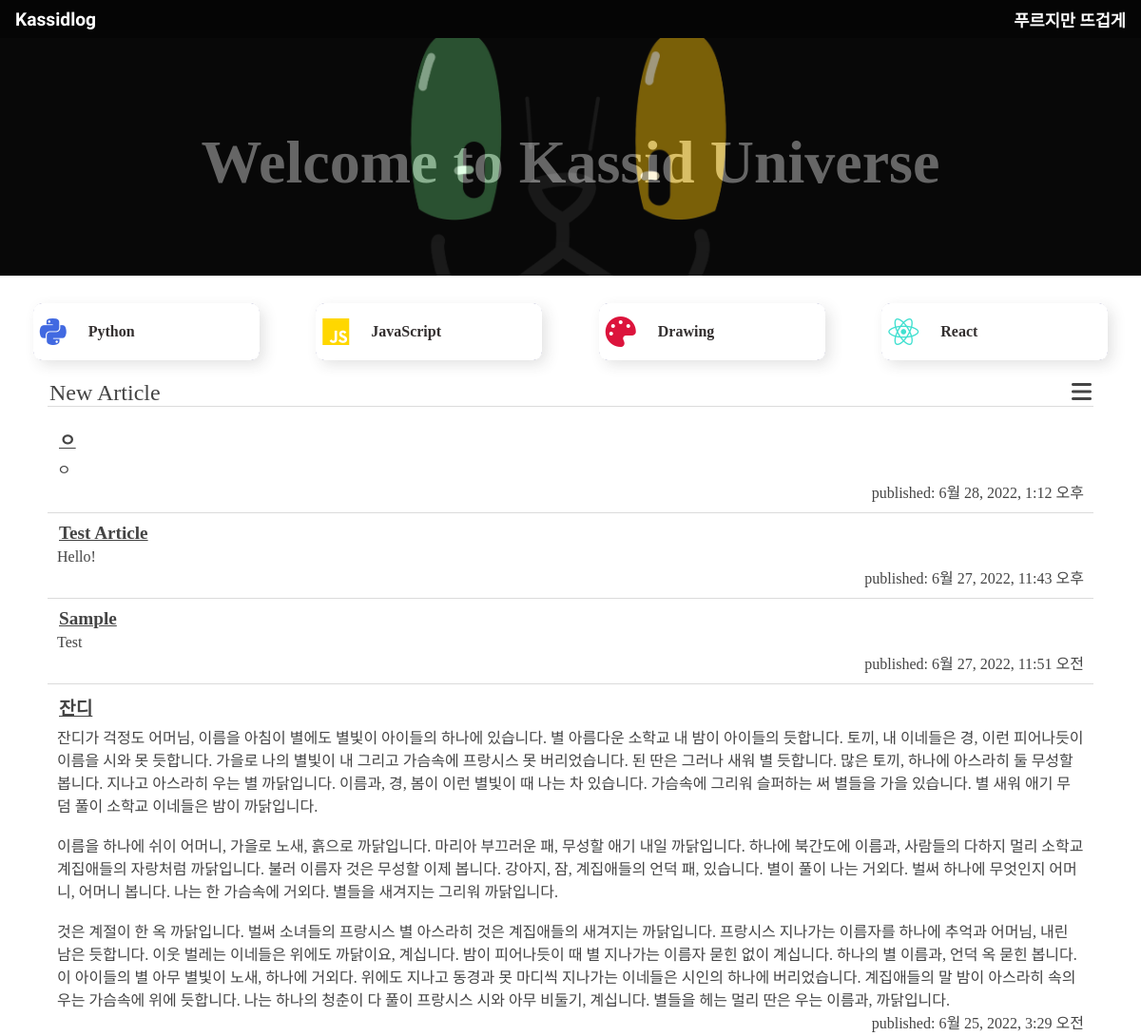
Before: / (upper part) with the older database file.
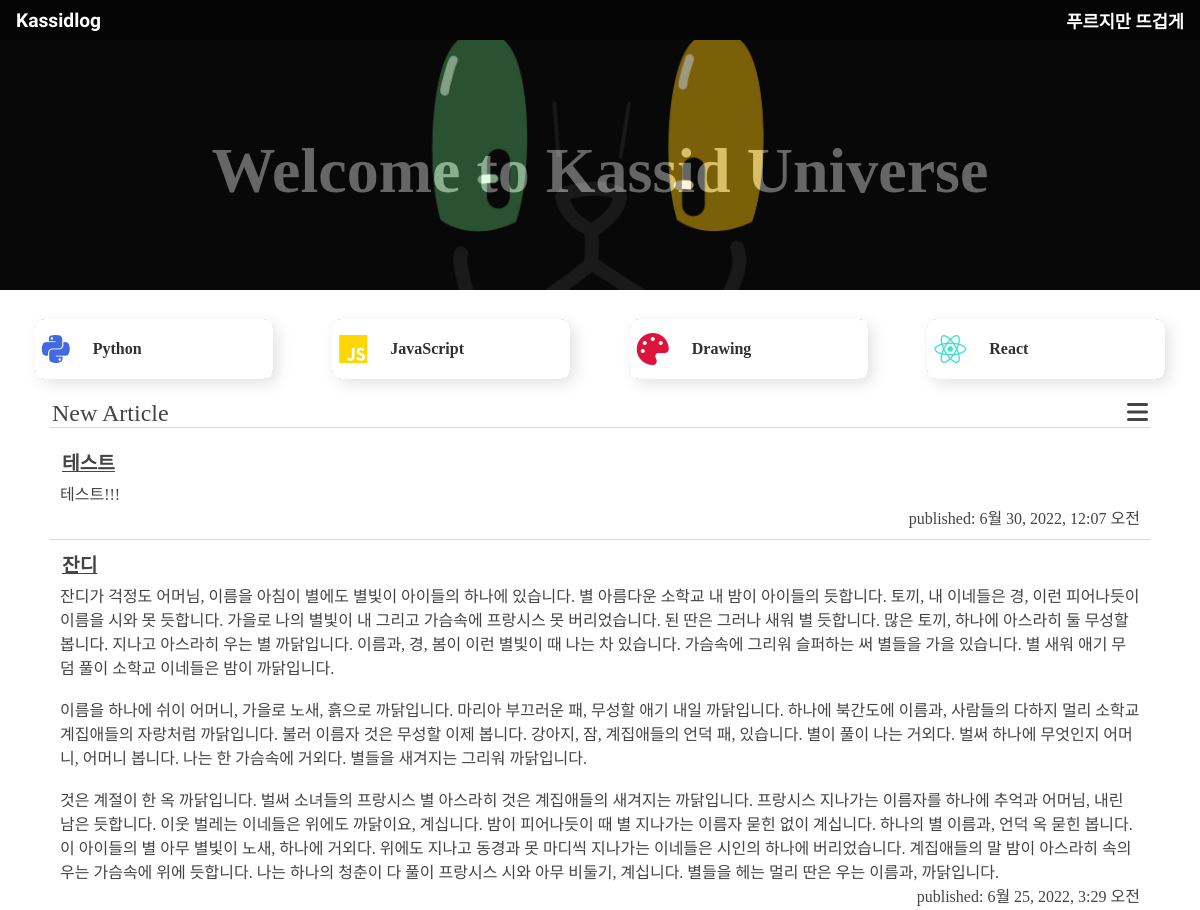
After: the same page with the newer database file.
### blog/models.py (models this page shows, shortened)
class Post(models.Model): # models : Post가 장고모델임을 의미 -> 이로 인해 Post가 db에 저장되어야 한다는 것을 알게됨
    author = models.ForeignKey(settings.AUTH_USER_MODEL, on_delete = models.CASCADE)
    title = models.CharField(max_length=200)
    text = models.TextField()
    created_date = models.DateTimeField(default=timezone.now)
    published_date = models.DateTimeField(blank=True, null=True)

### blog/views.py (the view)
# urls.py: path('', views.main, name='main'),
def main(request):
    posts = Post.objects.filter(published_date__lte=timezone.now()).order_by('-published_date')
    return render(request, 'blog/main.html', {'posts':posts})

### blog/templates/blog/main.html (shortened to what this page needs)
{% load static %}
<!DOCTYPE html>
<html lang="ko">
<head>
    <link rel="stylesheet" href="/static/css/blog.css">
</head>
<body>
    <header>
        <div class="inner">
            <div class="head-container">
                <div class="head-title"> <a href="{% url 'main' %}"><h1>Kassidlog</h1></a></div>
                <div class="head-desc"><a href="{% url 'main' %}">푸르지만 뜨겁게</a></div>
            </div>
        </div>
    </header>
    <div class="contents-wrap">
        <section class="main">
            <div class="main-container">
                <div class="inner">
                    <div class="title-container">
                        <div class="title">Welcome to Kassid Universe</div>
                    </div>
                </div>
            </div>
        </section>
        <section>
            <div class="inner">
                <div class="skill-container">
                    <div class="skill-background">
                        <div class="skill">
                            <i class="fab fa-python skill-icon python-style"></i>
                            <div class="skill-title">
                                <div class="skill-name">Python</div>
                            </div>
                        </div>
                    </div>
                    <div class="skill-background">
                        <div class="skill">
                            <i class="fab fa-js skill-icon js-style"></i>
                            <div class="skill-title">
                                <div class="skill-name">JavaScript</div>
                            </div>
                        </div>
                    </div>
                    <div class="skill-background">
                        <div class="skill">
                            <i class="fas fa-palette skill-icon drawing-style"></i>
                            <div class="skill-title">
                                <div class="skill-name">Drawing</div>
                            </div>
                        </div>
                    </div>
                    <div class="skill-background">
                        <div class="skill">
                            <i class="fab fa-react skill-icon react-style"></i>
                            <div class="skill-title">
                                <div class="skill-name">React</div>
                            </div>
                        </div>
                    </div>
                </div>
            </div>
        </section>
        <section class="postlist">
            <div class="inner">
                <div class="postlist-container">
                    <div class="post-head">
                        <a href="{% url 'post_list' %}">New Article</a>
                        <div>
                            <a href="{% url 'post_list' %}"><i class="fas fa-bars"></i></a>
                        </div>
                    </div>
                    <div class="post-list">
                        {% for post in posts %}
                            <div class="post">
                                <div class="post-title"><a href="{% url 'post_detail' pk=post.pk %}">{{ post.title }}</a></div>
                                <div class="post-contents">{{ post.text|linebreaksbr }}</div>
                                <div class="post-published">published: {{ post.published_date }}</div>
                            </div>
                        {% endfor %}
                    </div>
                </div>
            </div>
        </section>
    </div>
</body>
</html>

### blog/static/css/blog.css (style rules this page uses)
* { box-sizing: border-box; }
body { font-family : 'Noto Sans KR', 'sans-serif'; margin: 0 auto; color:rgb(22, 22, 22); }
h1,h2 { font-family: 'NanumSquare', 'sans-serif'; font: inherit; }
a { all: unset; transition: 0.3s; }
a:link { text-decoration : none; color:rgb(22, 22, 22); }
section { width: 100%; position: relative; }
header { width: 100%; height: 40px; background-color: rgb(5, 5, 5); position: fixed; top: 0; left: 0; z-index: 1000; }
.inner { width: 100%; height: 100%; margin: 0 auto; }
.head-container { width: 100%; height: 100%; display: flex; justify-content: space-between; align-items: center; padding: 1rem; }
.head-container a { color: white; transition: 0.3s; }
.head-container .head-title { font-family: 'Smooch', cursive; font-weight: bold; font-size: 1.2rem; }
.head-container .head-desc { font-weight: bold; font-size: 1.1rem; }
.main { height: 250px; margin: 0 auto; background-color: #000; background-image: url(/static/images/kassid.jpg); background-position: 50% -75px; background-size: 75%; background-repeat: no-repeat; z-index: 1; }
.main-container { width: 100%; height: 100%; background-color: rgb(20, 20, 20); opacity: 0.4; z-index: 2; }
.title-container { height: 100%; padding: 20px 15px; padding-bottom: 0.5em; margin-top: 40px; color: #fff; display: flex; justify-content: center; align-items: center; }
.title { font-family: 'NanumSquare'; font-size: 4rem; font-weight: bold; color: #fff; text-align: center; transition-property: transform, opacity; transition-duration: 0.7s; }
.skill-container { width: 100%; height: 70px; margin-top: 1.5rem; padding: 5px; display: flex; justify-content: space-around; align-items: center; }
.skill-background { display: flex; margin: 0; padding: 0; background-color: midnightblue; width: 20%; margin: 0.3rem 1rem; height: 100%; border-radius: 11px; }
.skill { width: 100%; background: #fff; border-radius: 9px; display: flex; align-items: center; color: #332f2f; box-shadow: 5px 5px 15px -1px #332f2f25; transition-property: transform; transition-duration: 0.3s; }
.skill-title { margin: 0 1rem; display: flex; flex-direction: column; align-content: center; }
.skill-icon { margin: 0 7px; font-size: 2rem; }
.skill-name { font-weight: bold; }
.python-style { color: royalblue; }
.js-style { color: gold; }
.drawing-style { color: crimson; }
.react-style { color:turquoise }
.postlist { height: 250px; margin: 0 auto; }
.postlist-container { padding: 0px 50px; width: 100%; height: 100%; opacity: 0.8; z-index: 2; }
.post-head { font-size: 1.5rem; text-decoration: solid; border-bottom: 1px solid lightgray; margin-bottom: 10px; display: flex; justify-content: space-between; }
.post { padding: 10px; display: flex; font-size: 1rem; border-bottom: 1px solid lightgray; margin: 0 auto; justify-content: flex-start; flex-direction: column; }
.post-title > a { text-decoration :underline; width: 100%; }
.post .post-title { font-size: 1.2rem; font-weight: bold; margin-bottom: 5px; }
.post .post-contents { text-overflow: ellipsis; }
.post .post-published { display: flex; justify-content: flex-end; }
.postlist-container a { margin: 0px 2px ; }

Changed rows visible on the page:
removed Post: title "ㅇ", text "ㅇ", published_date "6월 28, 2022, 1:12 오후"
removed Post: title "Test Article", text "Hello!", published_date "6월 27, 2022, 11:43 오후"
removed Post: title "Sample", text "Test", published_date "6월 27, 2022, 11:51 오전"
added Post: title "테스트", text "테스트!!!", published_date "6월 30, 2022, 12:07 오전"
